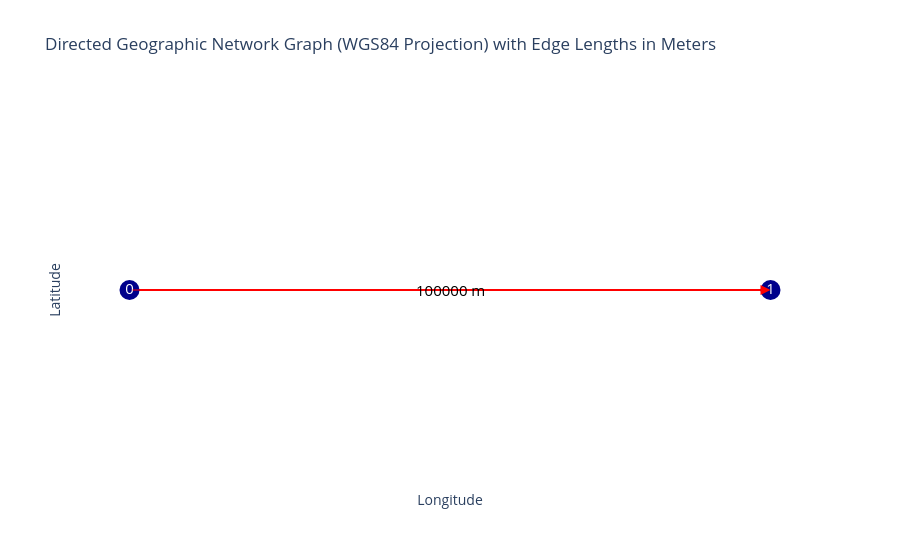

Here is the notebook cell this chart was saved with:
### Code cell
graph.plot()

### Figure 1 — Plotly figure (JSON) as saved in the notebook; plotly's stock layout.template omitted (floating-point values rounded to 4 significant figures)
{"data": [{"hoverinfo": "none", "line": {"color": "red", "width": 2}, "mode": "lines", "type": "scatter", "x": [0, 0.8983], "y": [0, 0]}, {"hoverinfo": "text", "marker": {"color": "darkblue", "size": 20}, "mode": "markers+text", "text": ["0", "1"], "textfont": {"color": "white", "size": 15}, "textposition": "middle center", "type": "scatter", "x": [0, 0.8983], "y": [0, 0]}], "layout": {"annotations": [{"arrowcolor": "red", "arrowhead": 2, "arrowsize": 2, "arrowwidth": 1, "ax": 0, "axref": "x", "ay": 0, "ayref": "y", "showarrow": true, "x": 0.8983, "xref": "x", "y": 0, "yref": "y"}, {"font": {"color": "black", "size": 15}, "showarrow": false, "text": "100000 m", "x": 0.4492, "y": 0}], "plot_bgcolor": "white", "showlegend": false, "title": {"text": "Directed Geographic Network Graph (WGS84 Projection) with Edge Lengths in Meters"}, "xaxis": {"showgrid": false, "showticklabels": false, "title": {"text": "Longitude"}, "zeroline": false}, "yaxis": {"showgrid": false, "showticklabels": false, "title": {"text": "Latitude"}, "zeroline": false}}}
